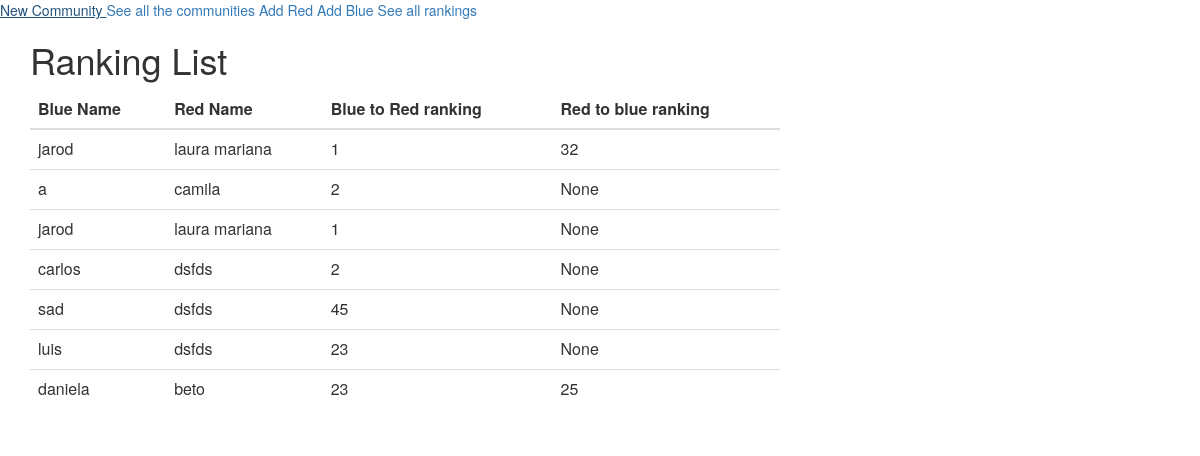
Page /ranking_list/ on the committed database.
### match/models.py (models this page shows)
class Ranking(models.Model):
    red_to_blue_score = models.IntegerField(null=True)
    blue_to_red_score = models.IntegerField(null=True)
    red = models.ForeignKey('Red', on_delete=models.CASCADE)
    blue = models.ForeignKey('Blue', on_delete=models.CASCADE )

class Blue(models.Model):
    name = models.CharField(max_length=50)
    community = models.ForeignKey('Community', on_delete=models.CASCADE)
    pairing = models.ForeignKey('Pairing', on_delete=models.CASCADE, null=True)
    class Meta:
        unique_together = (("community", "name"),)
    def __str__(self):
        return self.name

class Red(models.Model):
    name =  models.CharField(max_length=50)
    community = models.ForeignKey('Community', on_delete=models.CASCADE)
    pairing = models.ForeignKey('Pairing', on_delete=models.CASCADE, null=True)
    class Meta:
        unique_together = (("community", "name"),)
    def __str__(self):
        return self.name

### match/views.py (the view)
# urls.py: path('ranking_list/', views.ranking_list, name='ranking_list'),
def ranking_list(request):
    rankings = Ranking.objects.all()
    return render(request, 'match/ranking_list.html', {'rankings': rankings})

### match/templates/match/ranking_list.html
{% extends 'match/base.html' %}
{% block content %}
<h1>Ranking List</h1>
<table class="table">
  <thead>
    <tr>
      <th scope="col">Blue Name</th>
      <th scope="col">Red Name</th>
      <th scope="col">Blue to Red ranking</th>
      <th scope="col">Red to blue ranking</th>
    </tr>
  </thead>
  <tbody>
    {% for ranking in rankings %}
    <tr>
      <td>{{ ranking.blue }}</td>
      <td>{{ ranking.red }}</td>
      <td>{{ ranking.blue_to_red_score }}</td>
      <td>{{ ranking.red_to_blue_score }}</td>
    </tr>
    {% endfor %}
  </tbody>
</table>
{% endblock %}

### rows in the picture
Ranking: blue "jarod", red "laura mariana", blue_to_red_score "1", red_to_blue_score "32"
Ranking: blue "a", red "camila", blue_to_red_score "2", red_to_blue_score "None"
Ranking: blue "jarod", red "laura mariana", blue_to_red_score "1", red_to_blue_score "None"
Ranking: blue "carlos", red "dsfds", blue_to_red_score "2", red_to_blue_score "None"
Ranking: blue "sad", red "dsfds", blue_to_red_score "45", red_to_blue_score "None"
Ranking: blue "luis", red "dsfds", blue_to_red_score "23", red_to_blue_score "None"
Ranking: blue "daniela", red "beto", blue_to_red_score "23", red_to_blue_score "25"
